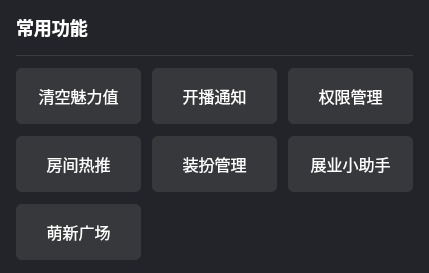
              <widget class="QWidget" name="widget_22" native="true">
               <property name="minimumSize">
                <size>
                 <width>0</width>
                 <height>273</height>
                </size>
               </property>
               <property name="maximumSize">
                <size>
                 <width>16777215</width>
                 <height>273</height>
                </size>
               </property>
               <property name="styleSheet">
                <string notr="true">background: #222429;
border-radius: 12px;</string>
               </property>
               <layout class="QVBoxLayout" name="verticalLayout_24">
                <property name="spacing">
                 <number>0</number>
                </property>
                <property name="leftMargin">
                 <number>16</number>
                </property>
                <property name="topMargin">
                 <number>0</number>
                </property>
                <property name="rightMargin">
                 <number>16</number>
                </property>
                <property name="bottomMargin">
                 <number>0</number>
                </property>
                <item>
                 <widget class="QWidget" name="widget_38" native="true">
                  <property name="minimumSize">
                   <size>
                    <width>0</width>
                    <height>56</height>
                   </size>
                  </property>
                  <property name="maximumSize">
                   <size>
                    <width>16777215</width>
                    <height>56</height>
                   </size>
                  </property>
                  <property name="styleSheet">
                   <string notr="true">QWidget#widget_38 {
    border-bottom: 1px solid #383B43;
border-radius: 0px;
    }</string>
                  </property>
                  <layout class="QHBoxLayout" name="horizontalLayout_24">
                   <property name="spacing">
                    <number>0</number>
                   </property>
                   <property name="leftMargin">
                    <number>0</number>
                   </property>
                   <property name="topMargin">
                    <number>0</number>
                   </property>
                   <property name="rightMargin">
                    <number>0</number>
                   </property>
                   <property name="bottomMargin">
                    <number>1</number>
                   </property>
                   <item>
                    <widget class="QLabel" name="label_18">
                     <property name="styleSheet">
                      <string notr="true">font-family: &quot;微软雅黑&quot;;
font-weight: 500;
font-size: 18px;
color: #FFFFFF;
line-height: 25px;
text-align: left;
font-style: normal;</string>
                     </property>
                     <property name="text">
                      <string>常用功能</string>
                     </property>
                    </widget>
                   </item>
                   <item>
                    <spacer name="horizontalSpacer_9">
                     <property name="orientation">
                      <enum>Qt::Horizontal</enum>
                     </property>
                     <property name="sizeHint" stdset="0">
                      <size>
                       <width>40</width>
                       <height>20</height>
                      </size>
                     </property>
                    </spacer>
                   </item>
                  </layout>
                 </widget>
                </item>
                <item>
                 <widget class="QWidget" name="widget_39" native="true">
                  <layout class="QVBoxLayout" name="verticalLayout_31">
                   <property name="spacing">
                    <number>12</number>
                   </property>
                   <property name="leftMargin">
                    <number>0</number>
                   </property>
                   <property name="topMargin">
                    <number>12</number>
                   </property>
                   <property name="rightMargin">
                    <number>0</number>
                   </property>
                   <property name="bottomMargin">
                    <number>12</number>
                   </property>
                   <item>
                    <layout class="QHBoxLayout" name="horizontalLayout_25">
                     <property name="spacing">
                      <number>11</number>
                     </property>
                     <item>
                      <widget class="QPushButton" name="pushButton_18">
                       <property name="minimumSize">
                        <size>
                         <width>125</width>
                         <height>56</height>
                        </size>
                       </property>
                       <property name="styleSheet">
                        <string notr="true">background: #36383B;
border-radius: 6px;

font-family: &quot;微软雅黑&quot;;
font-weight: 400;
font-size: 16px;
color: #FFFFFF;
line-height: 22px;

font-style: normal;</string>
                       </property>
                       <property name="text">
                        <string>清空魅力值</string>
                       </property>
                       <property name="icon">
                        <iconset resource="../res.qrc">
                         <normaloff>:/images/live_setting_n.png</normaloff>:/images/live_setting_n.png</iconset>
                       </property>
                       <property name="iconSize">
                        <size>
                         <width>24</width>
                         <height>24</height>
                        </size>
                       </property>
                      </widget>
                     </item>
                     <item>
                      <widget class="QPushButton" name="pushButton_17">
                       <property name="minimumSize">
                        <size>
                         <width>125</width>
                         <height>56</height>
                        </size>
                       </property>
                       <property name="styleSheet">
                        <string notr="true">background: #36383B;
border-radius: 6px;

font-family: &quot;微软雅黑&quot;;
font-weight: 400;
font-size: 16px;
color: #FFFFFF;
line-height: 22px;

font-style: normal;</string>
                       </property>
                       <property name="text">
                        <string>开播通知</string>
                       </property>
                       <property name="icon">
                        <iconset resource="../res.qrc">
                         <normaloff>:/images/live_setting_n.png</normaloff>:/images/live_setting_n.png</iconset>
                       </property>
                       <property name="iconSize">
                        <size>
                         <width>24</width>
                         <height>24</height>
                        </size>
                       </property>
                      </widget>
                     </item>
                     <item>
                      <widget class="QPushButton" name="pushButton_19">
                       <property name="minimumSize">
                        <size>
                         <width>125</width>
                         <height>56</height>
                        </size>
                       </property>
                       <property name="styleSheet">
                        <string notr="true">background: #36383B;
border-radius: 6px;

font-family: &quot;微软雅黑&quot;;
font-weight: 400;
font-size: 16px;
color: #FFFFFF;
line-height: 22px;

font-style: normal;</string>
                       </property>
                       <property name="text">
                        <string>权限管理</string>
                       </property>
                       <property name="icon">
                        <iconset resource="../res.qrc">
                         <normaloff>:/images/live_setting_n.png</normaloff>:/images/live_setting_n.png</iconset>
                       </property>
                       <property name="iconSize">
                        <size>
                         <width>24</width>
                         <height>24</height>
                        </size>
                       </property>
                      </widget>
                     </item>
                    </layout>
                   </item>
                   <item>
                    <layout class="QHBoxLayout" name="horizontalLayout_26">
                     <property name="spacing">
                      <number>11</number>
                     </property>
                     <item>
                      <widget class="QPushButton" name="pushButton_20">
                       <property name="minimumSize">
                        <size>
                         <width>125</width>
                         <height>56</height>
                        </size>
                       </property>
                       <property name="styleSheet">
                        <string notr="true">background: #36383B;
border-radius: 6px;

font-family: &quot;微软雅黑&quot;;
font-weight: 400;
font-size: 16px;
color: #FFFFFF;
line-height: 22px;

font-style: normal;</string>
                       </property>
                       <property name="text">
                        <string>房间热推</string>
                       </property>
                       <property name="icon">
                        <iconset resource="../res.qrc">
                         <normaloff>:/images/live_setting_n.png</normaloff>:/images/live_setting_n.png</iconset>
                       </property>
                       <property name="iconSize">
                        <size>
                         <width>24</width>
                         <height>24</height>
                        </size>
                       </property>
                      </widget>
                     </item>
                     <item>
                      <widget class="QPushButton" name="pushButton_21">
                       <property name="minimumSize">
                        <size>
                         <width>125</width>
                         <height>56</height>
                        </size>
                       </property>
                       <property name="styleSheet">
                        <string notr="true">background: #36383B;
border-radius: 6px;

font-family: &quot;微软雅黑&quot;;
font-weight: 400;
font-size: 16px;
color: #FFFFFF;
line-height: 22px;

font-style: normal;</string>
                       </property>
                       <property name="text">
                        <string>装扮管理</string>
                       </property>
                       <property name="icon">
                        <iconset resource="../res.qrc">
                         <normaloff>:/images/live_setting_n.png</normaloff>:/images/live_setting_n.png</iconset>
                       </property>
                       <property name="iconSize">
                        <size>
                         <width>24</width>
                         <height>24</height>
                        </size>
                       </property>
                      </widget>
                     </item>
                     <item>
                      <widget class="QPushButton" name="pushButton_22">
                       <property name="minimumSize">
                        <size>
                         <width>0</width>
                         <height>56</height>
                        </size>
                       </property>
                       <property name="styleSheet">
                        <string notr="true">background: #36383B;
border-radius: 6px;

font-family: &quot;微软雅黑&quot;;
font-weight: 400;
font-size: 16px;
color: #FFFFFF;
line-height: 22px;

font-style: normal;</string>
                       </property>
                       <property name="text">
                        <string>展业小助手</string>
                       </property>
                       <property name="icon">
                        <iconset resource="../res.qrc">
                         <normaloff>:/images/live_setting_n.png</normaloff>:/images/live_setting_n.png</iconset>
                       </property>
                       <property name="iconSize">
                        <size>
                         <width>24</width>
                         <height>24</height>
                        </size>
                       </property>
                      </widget>
                     </item>
                    </layout>
                   </item>
                   <item>
                    <layout class="QHBoxLayout" name="horizontalLayout_27">
                     <item>
                      <widget class="QPushButton" name="squareBtn">
                       <property name="minimumSize">
                        <size>
                         <width>125</width>
                         <height>56</height>
                        </size>
                       </property>
                       <property name="maximumSize">
                        <size>
                         <width>125</width>
                         <height>16777215</height>
                        </size>
                       </property>
                       <property name="styleSheet">
                        <string notr="true">background: #36383B;
border-radius: 6px;

font-family: &quot;微软雅黑&quot;;
font-weight: 400;
font-size: 16px;
color: #FFFFFF;
line-height: 22px;

font-style: normal;</string>
                       </property>
                       <property name="text">
                        <string>萌新广场</string>
                       </property>
                       <property name="icon">
                        <iconset resource="../res.qrc">
                         <normaloff>:/images/live_setting_n.png</normaloff>:/images/live_setting_n.png</iconset>
                       </property>
                       <property name="iconSize">
                        <size>
                         <width>24</width>
                         <height>24</height>
                        </size>
                       </property>
                      </widget>
                     </item>
                     <item>
                      <spacer name="horizontalSpacer_10">
                       <property name="orientation">
                        <enum>Qt::Horizontal</enum>
                       </property>
                       <property name="sizeHint" stdset="0">
                        <size>
                         <width>40</width>
                         <height>20</height>
                        </size>
                       </property>
                      </spacer>
                     </item>
                    </layout>
                   </item>
                  </layout>
                 </widget>
                </item>
               </layout>
              </widget>
